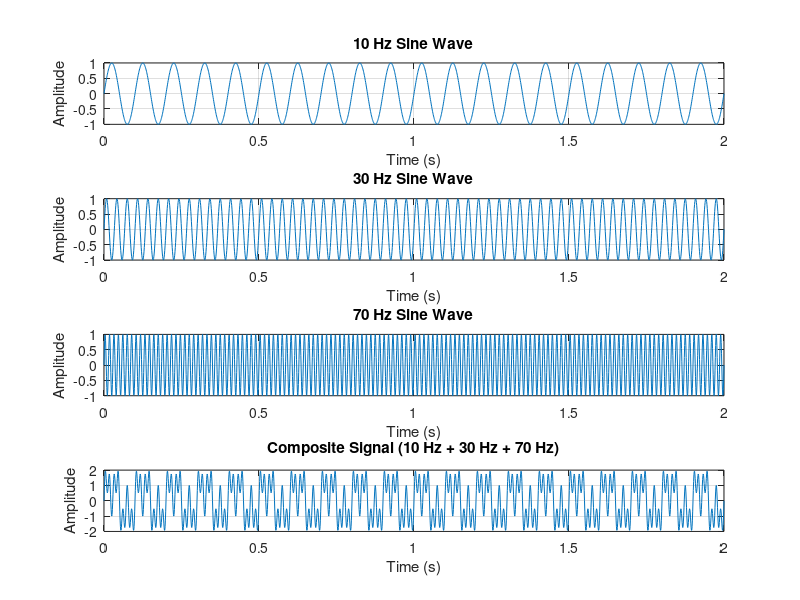
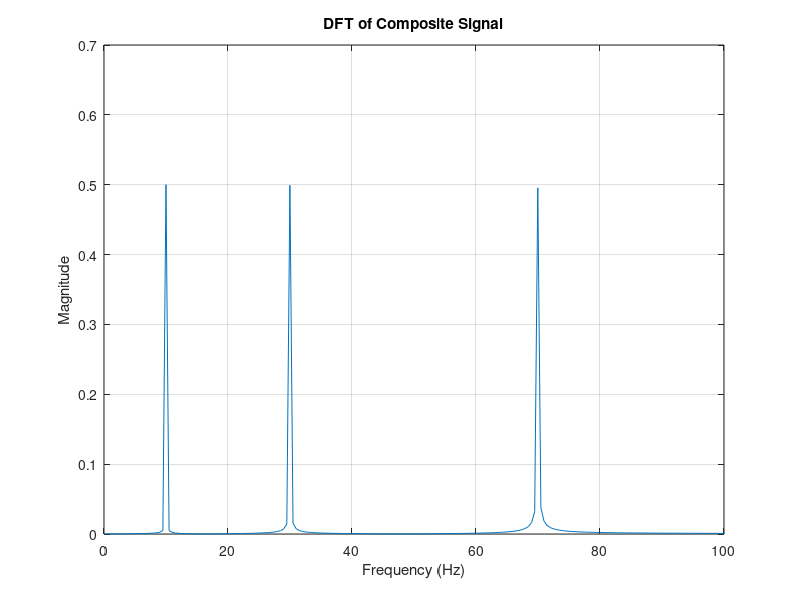

Write MATLAB code to recreate these figures, in order.
% Notes:
% - This exercise involves generating three sine waves with different frequencies and analyzing their spectra.
% - Understanding the synthesis and analysis of composite signals is fundamental in signal processing.
% - The 'fft' function in MATLAB computes the discrete Fourier transform of a signal.

% Define Parameters
fs = 1000; % Sampling frequency (1000 Hz)
t = 0:1/fs:2; % Time vector from 0 to 2 seconds with 1 ms steps

% Generate Individual Sine Waves
f1 = 10; % Frequency of the first sine wave (10 Hz)
f2 = 30; % Frequency of the second sine wave (30 Hz)
f3 = 70; % Frequency of the third sine wave (70 Hz)

y1 = sin(2 * pi * f1 * t); % First sine wave
y2 = sin(2 * pi * f2 * t); % Second sine wave
y3 = sin(2 * pi * f3 * t); % Third sine wave

% Plot Individual Sine Waves
figure;
subplot(4, 1, 1);
plot(t, y1);
title('10 Hz Sine Wave');
xlabel('Time (s)');
ylabel('Amplitude');
grid;

subplot(4, 1, 2);
plot(t, y2);
title('30 Hz Sine Wave');
xlabel('Time (s)');
ylabel('Amplitude');
grid;

subplot(4, 1, 3);
plot(t, y3);
title('70 Hz Sine Wave');
xlabel('Time (s)');
ylabel('Amplitude');
grid;

% Create Composite Signal
y_composite = y1 + y2 + y3;

% Plot Composite Signal
subplot(4, 1, 4);
plot(t, y_composite);
title('Composite Signal (10 Hz + 30 Hz + 70 Hz)');
xlabel('Time (s)');
ylabel('Amplitude');
grid;

% Compute DFT of Composite Signal
Y = fft(y_composite);

% Define Frequency Axis
n = length(y_composite);
f = (0:n-1) * (fs/n);

% Plot DFT of Composite Signal
figure;
plot(f, abs(Y)/n);
title('DFT of Composite Signal');
xlabel('Frequency (Hz)');
ylabel('Magnitude');
grid;
xlim([0 100]); % Zoom into 0-100 Hz
